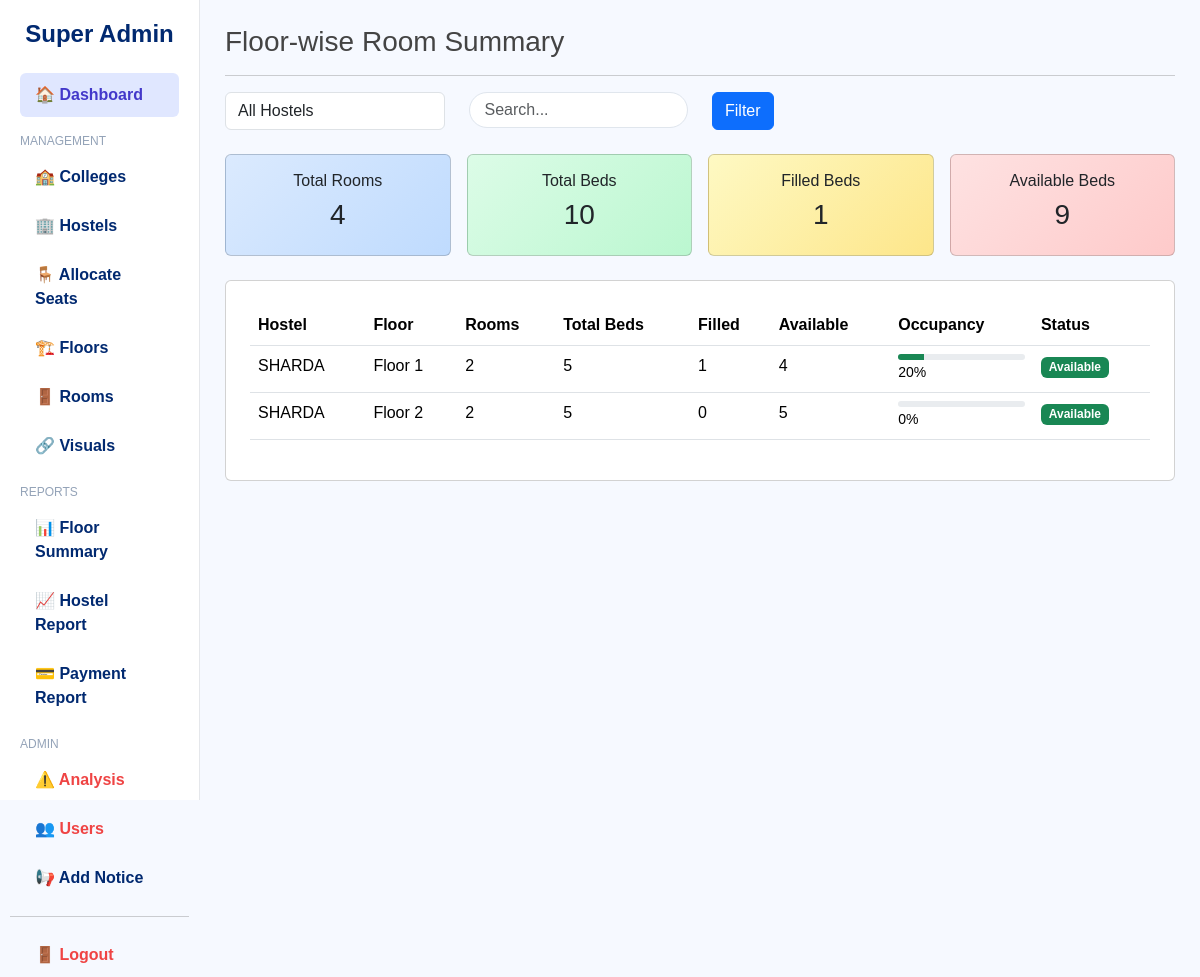
Page /superadmin/floor_summary.php (signed in) on the committed database.
### tables this page shows
CREATE TABLE hostels (
    id INT AUTO_INCREMENT PRIMARY KEY,
    name VARCHAR(100) NOT NULL,
    total_seats INT NOT NULL,
    maintenance_seats INT DEFAULT 0
);

### superadmin/floor_summary.php (the view, shortened to what this page needs)
<?php
include("../config/config.php");
$where = "1";
$summary=mysqli_query($conn,"
SELECT
h.id as hostel_id,
h.name as hostel_name,
f.floor_number,
COUNT(r.id) as total_rooms,
COALESCE(SUM(r.total_beds),0) as total_beds,
COALESCE(SUM(r.filled_beds),0) as filled_beds
FROM floors f
JOIN hostels h ON f.hostel_id=h.id
LEFT JOIN rooms r ON r.floor_id=f.id
WHERE $where
GROUP BY f.id
ORDER BY h.name,f.floor_number
");
$total_rooms=0;
$total_beds=0;
$total_filled=0;
$data=[];
while($row=mysqli_fetch_assoc($summary)){
    $row['available'] = $row['total_beds'] - $row['filled_beds'];
    $total_rooms += $row['total_rooms'];
    $total_beds += $row['total_beds'];
    $total_filled += $row['filled_beds'];
    $data[]=$row;
}
$total_available = $total_beds - $total_filled;
?>
<!DOCTYPE html>
<html>
<head>
<link href="https://cdn.jsdelivr.net/npm/bootstrap@5.3.2/dist/css/bootstrap.min.css" rel="stylesheet">
<link rel="stylesheet" href="superadmin.css">
</head>
<body>
<div class="container-fluid">
<div class="row">
<?php include("sidebar.php"); ?>
<div class="col-md-10 content">
<h3>Floor-wise Room Summary</h3>
<hr>
<form class="row mb-4">
<div class="col-md-3">
<select name="hostel" class="form-control">
<option value="">All Hostels</option>
</select>
</div>
<div class="col-md-3">
<input type="text" id="search" class="form-control search-box" placeholder="Search...">
</div>
<div class="col-md-2">
<button class="btn btn-primary">Filter</button>
</div>
</form>
<div class="row g-3 mb-4">
<div class="col-md-3">
<div class="card card-blue text-center p-3">
<h6>Total Rooms</h6>
<h3><?php echo $total_rooms; ?></h3>
</div>
</div>
<div class="col-md-3">
<div class="card card-green text-center p-3">
<h6>Total Beds</h6>
<h3><?php echo $total_beds; ?></h3>
</div>
</div>
<div class="col-md-3">
<div class="card card-yellow text-center p-3">
<h6>Filled Beds</h6>
<h3><?php echo $total_filled; ?></h3>
</div>
</div>
<div class="col-md-3">
<div class="card card-red text-center p-3">
<h6>Available Beds</h6>
<h3><?php echo $total_available; ?></h3>
</div>
</div>
</div>
<div class="card p-4">
<table class="table" id="table">
<thead>
<tr>
<th>Hostel</th>
<th>Floor</th>
<th>Rooms</th>
<th>Total Beds</th>
<th>Filled</th>
<th>Available</th>
<th>Occupancy</th>
<th>Status</th>
</tr>
</thead>
<tbody>
<?php foreach($data as $row){
$percent = $row['total_beds']>0 ? ($row['filled_beds']/$row['total_beds'])*100 : 0;
?>
<tr>
<td><?php echo $row['hostel_name']; ?></td>
<td>Floor <?php echo $row['floor_number']; ?></td>
<td><?php echo $row['total_rooms']; ?></td>
<td><?php echo $row['total_beds']; ?></td>
<td><?php echo $row['filled_beds']; ?></td>
<td><?php echo $row['available']; ?></td>
<td>
<div class="progress">
<div class="progress-bar bg-success" style="width:<?php echo $percent; ?>%"></div>
</div>
<small><?php echo round($percent); ?>%</small>
</td>
<td>
<?php
if($percent==100){
echo '<span class="badge bg-danger">Full</span>';
}elseif($percent>70){
echo '<span class="badge bg-warning text-dark">Almost Full</span>';
}else{
echo '<span class="badge bg-success">Available</span>';
}
?>
</td>
</tr>
<?php } ?>
</tbody>
</table>
</div>
</div>
</div>
</div>
</body>
</html>

### superadmin/superadmin.css (style rules this page uses)
body { background:#f6f9ff; font-family:"Nunito", sans-serif; color:#444; }
.search-box { border:1px solid #e0e6ed; border-radius:20px; padding:6px 12px; }
.content { padding:25px; }

### superadmin/floor_summary.php (style rules this page uses)
.card-blue { background: linear-gradient(135deg,#dbeafe,#bfdbfe); }
.card-green { background: linear-gradient(135deg,#dcfce7,#bbf7d0); }
.card-yellow { background: linear-gradient(135deg,#fef9c3,#fde68a); }
.card-red { background: linear-gradient(135deg,#fee2e2,#fecaca); }
.search-box { border-radius:20px; padding:5px 15px; }
.progress { height:6px; }

### rows in the picture
hostels: name "SHARDA", floor_number "1", total_rooms "2", total_beds "5", filled_beds "1", id "4", percent "20", floor_number "2", filled_beds "0", available "5", percent "0"

### other values in the picture
$total_rooms "4"
$total_beds "10"
$total_filled "1"
$total_available "9"
